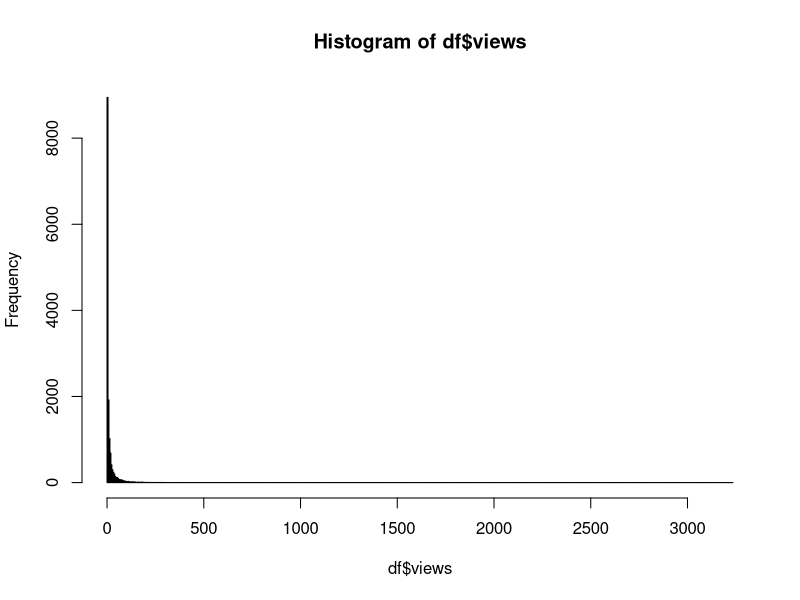
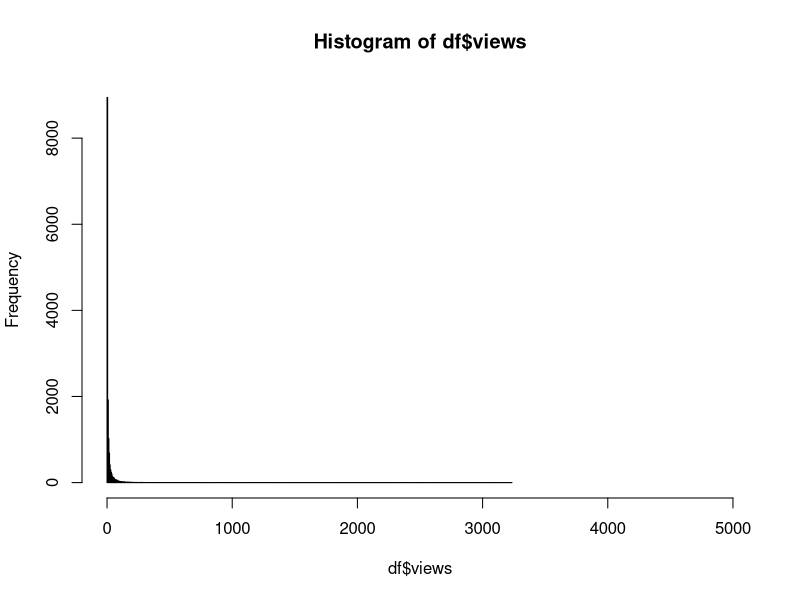
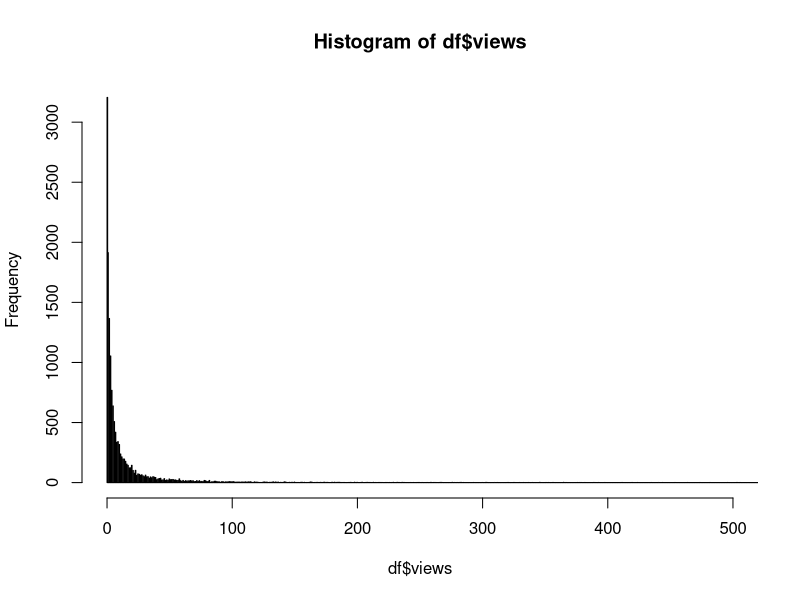
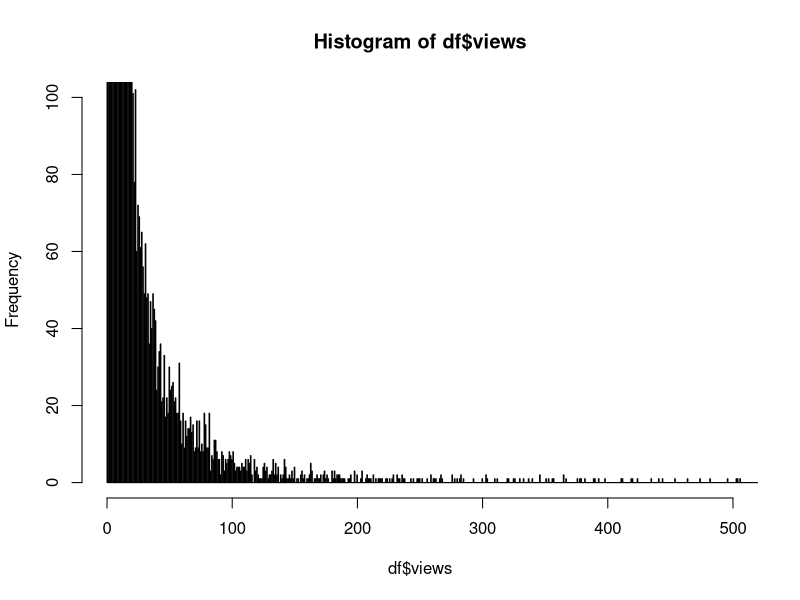
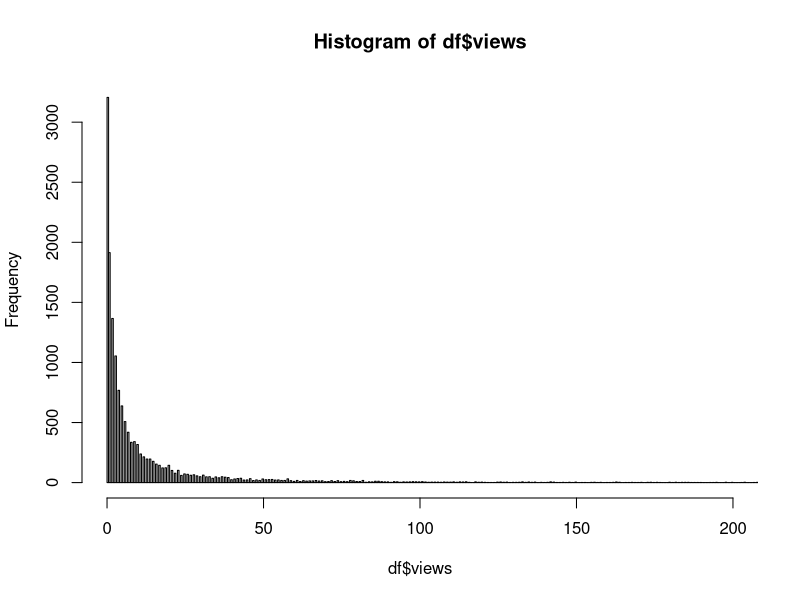
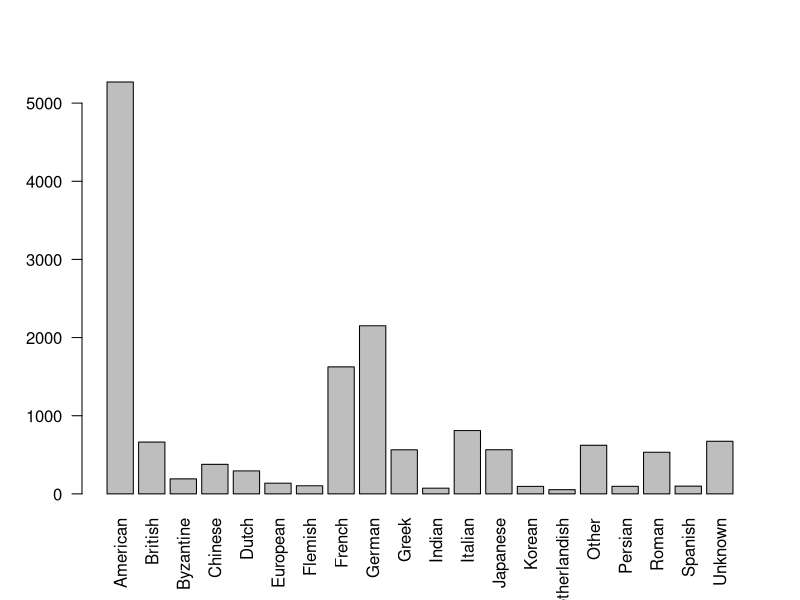
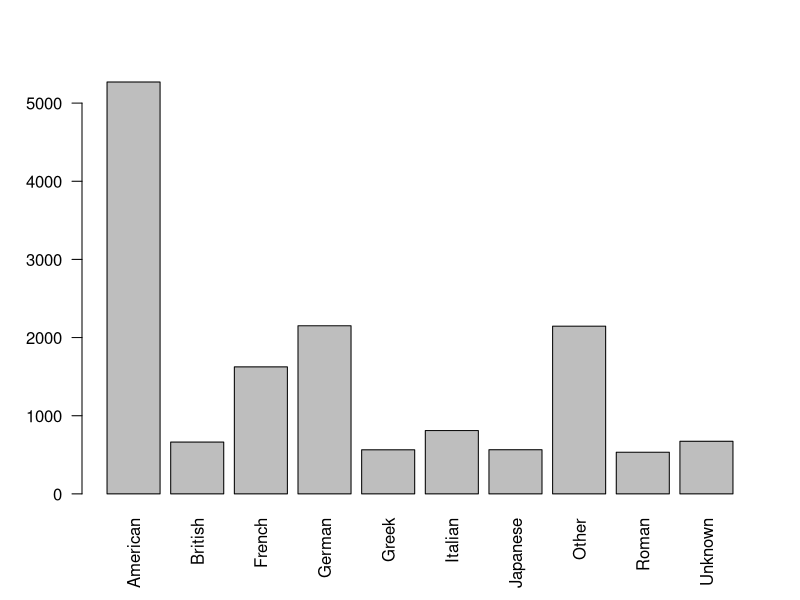
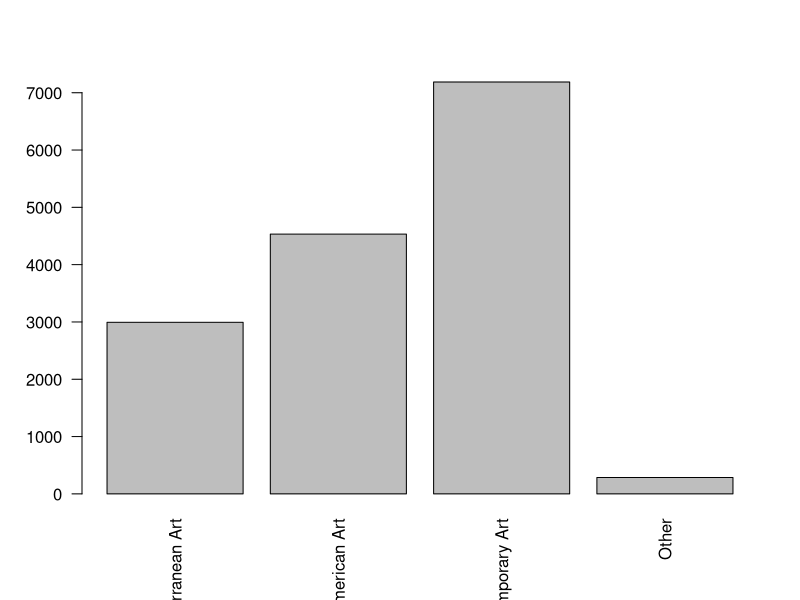

Source code (R) for these figures, in order:
## ---- chunk 1
df <- read.csv("MuseumDataFull1015.csv")
summary(df)
## ---- chunk 2
names(df)[names(df) == "totaluniquepageviews"] <- "views"
hist(df$views, breaks = 500)
hist(df$views, breaks = 500, xlim = c(0, 5000))
hist(df$views, breaks = 5000, xlim = c(0, 500))
hist(df$views, breaks = 5000, xlim = c(0, 500), ylim = c(0, 100))
hist(df$views, breaks = 5000, xlim = c(0, 200))

max(df$views) #max = 3234
df[which.max(df$views),]
summary(df$views)
quantile(df$views, c(0:20)/20)
sum(df$views > 100) #400
## ---- chunk 3
# broader stroke, 21 categories
head(df$culture)
allcnames <- unique(df$culture)
length(allcnames)
orderedcnames <- allcnames[order(allcnames)]
#orderedcnames
# first remove the question marks, kinda pointless here
df$culture <- gsub("[?]", "", df$culture)

# Make consistent different locations
df$culture <- gsub("^British.+", "British", df$culture)
df$culture <- gsub("^Italian.+", "Italian", df$culture)
df$culture <- gsub("^Roman.+", "Roman", df$culture)
df$culture <- gsub("^Spanish.+", "Spanish", df$culture)

df$culture[df$culture == "" | df$culture == "Unidentified culture"] <- "Unknown"

length(unique(df$culture))

# boarder stroke, 20 categories
df$fculture <- df$culture
culturerank <- names(which(table(df$culture) > 50))
length(culturerank)
df$fculture[!df$culture %in% culturerank] <- "Other"
table(df$fculture)
df$fculture <- as.factor(df$fculture)
plot(df$fculture, las = 2)

# smaller stroke, 10 categories
df$ffculture <- df$culture
culturerank <- names(which(table(df$culture) > 500))
length(culturerank)
df$ffculture[!df$culture %in% culturerank] <- "Other"
table(df$ffculture)
df$ffculture <- as.factor(df$ffculture)
plot(df$ffculture, las = 2)
## ---- chunk 4
head(df$department)
unique(df$department)
df$department <- as.factor(df$department)
head(df$division)
length(unique(df$division))
unique(df$division)
df$division[df$division == ""] <- "Other"
df$division <- as.factor(df$division)
plot(df$division, las = 2)
head(df$period)
length(unique(df$period))
head(df$century)
length(unique(df$century))
#unique(df$century)
head(df$dateend)
hist(df$rank)
hist(df$accessionyear)
#plot()
## ---- chunk 5
hist(df$dateend, breaks = 300)
sum(df$dateend == 0)
sum(df$datebegin == 0 & df$dateend == 0)
head(df$century[df$datebegin == 0 & df$dateend == 0])
#making rank something reasonable
hist(df$rank, breaks = 300)
summary(df$rank)
plot(rank ~ views, data = df)
df$arank <- df$rank
df$arank <- df$arank - min(df$arank) + 1
df$arank <- df$arank / (max(df$arank) + 1)
df$arank <- log(df$arank / (1 - df$arank))


#making logviews something reasonable
df$logviews <- log(df$views + 1)

df_validdates <- df[df$datebegin != 0 | df$dateend != 0,]
df_validdates$meddate <- (df_validdates$datebegin + df_validdates$dateend) / 2
hist(df_validdates$meddate, breaks = 300)
#df_validdates$meddate
# lm1 <- lm(views ~ meddate, data = df_validdates)
# summary(lm1)
# plot(lm1)
## ---- chunk 6
df_validdates$logdate <- log(max(df_validdates$meddate) - df_validdates$meddate + 1)
hist(df_validdates$logdate)
hist(df_validdates$logviews)
summary(df_validdates$logviews)

lm2 <- lm(logviews ~ logdate, data = df_validdates)
summary(lm2)
plot(logviews ~ logdate, data = df_validdates)
abline(lm2, col = "Blue")
plot(lm2, which = c(1, 2)) #assumptions really not met

boxplot(views ~ ffculture, data = df)
#boxplot(logviews ~ ffculture, data - df)
## ---- chunk 7
plot(rank ~ logdate, data = df_validdates)
plot(arank ~ logdate, data = df_validdates)
lm3 <- lm(arank ~ logdate, data = df_validdates)
summary(lm3)
plot(lm3, which = c(1, 2))
## ---- chunk 8
plot(df$views ~ df$division, las = 2)
